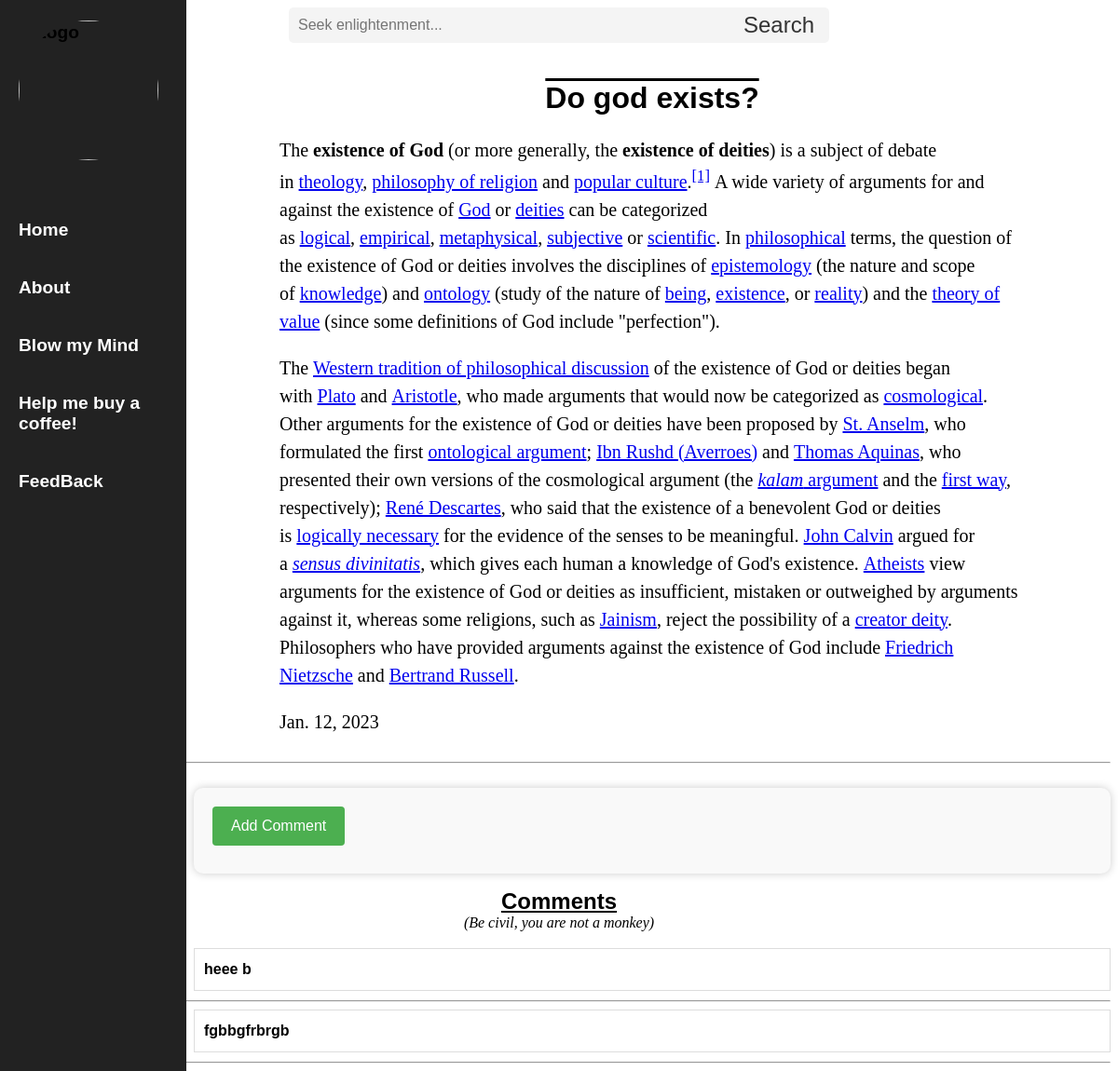
/article/do-god-exists, run on the app's committed database.
### idiosaneapp/models.py (models this page shows, shortened)
class Article(models.Model):
    poster = models.CharField(max_length=10000)
    Title = models.CharField(max_length=10000)
    summary = models.CharField(max_length=10000, null = True, blank= True)
    Content = RichTextField(blank=True , null= True )
    Slug = AutoSlugField(populate_from = 'Title', null = True , unique = True)
    Published_date = models.DateField(auto_now=True)
    Tags = TaggableManager()

class Comment(models.Model):
    post = models.ForeignKey(Article,related_name='comments', on_delete=models.CASCADE)
    Body = models.TextField()
    date_added = models.DateTimeField(auto_now_add=True)

### idiosaneapp/views.py (the view, shortened to what this page needs)
# urls.py: path('article/<slug>', views.ArticleView, name= 'article'),
def ArticleView(request, slug):
    article = Article.objects.get(Slug = slug)
    context = {
        'article' : article,
        'commentform' : CommentForm()
    }
    return render(request, 'articlepage.html', context)

### idiosaneapp/forms.py
class CommentForm(forms.ModelForm):
    class Meta:
        model = Comment
        fields = ['Body']

### templates/articlepage.html (shortened to what this page needs)
{% extends 'base.html' %}
{% block content %}
  <div class="main">
    <div class="article">
      <h1 class="center">{{article.Title}}</h1>
      <div class="article-content">
        {{ article.Content | safe }}
        {{article.Published_date}}
      </div>
    </div>
  </div>
  <hr><br>
  <form action="" method="post" class="comment-box">
    <button type="button" id="show-comment-form">Add Comment</button>
</form>
<center><b style="font-family: 'Franklin Gothic Medium', 'Arial Narrow', Arial, sans-serif; text-decoration: underline; font-size: 150%; ">Comments</b></center>
<center><i>(Be civil, you are not a monkey)</i></center><br>
{% if article.comments.all %}
{% for comment in article.comments.all %}
<div class="comments">
      <div class="comment-container">
          <div class="comment-body">
              <strong>{{comment.Body}}</strong>
          </div>
      </div>
    </div>
    <hr>
    {% endfor %}
    {% endif %}
{% endblock content %}

### templates/base.html (shortened to what this page needs)
<html>
  <head>
    {% load static %}
    <link rel="stylesheet" href="{% static 'home.css' %}">
  </head>
  <body>
    <div class="nav"><br>
    <img src="{% static 'logo.png' %}" alt="Logo"><br><br><br>
      <a href="{% url 'home' %}">Home</a>
      <a href=" {% url 'about' %} ">About</a>
      <a href="{% url 'blowmymind' %}">Blow my Mind</a>
      <a href="{% url 'donate' %}">Help me buy a coffee!</a>
      <a href="{% url 'feedback' %}">FeedBack</a>
    </div>
    <form class="search-form" method="get" action="{%url 'home'%}">
      <input type="text" placeholder="Seek enlightenment..." name = 'q'>
      <button type="submit"></button>
      <br><button type="submit">
        Search
      </button>
    </form>
    {% block content %} {% endblock content %}
  </body>
</html>

### static/home.css (style rules this page uses)
.nav { font-family: 'Gill Sans', 'Gill Sans MT', Calibri, 'Trebuchet MS', sans-serif; font-weight: bolder; font-size: larger; position: fixed; top: 0; left: 0; width: 200px; height: 100%; background-color: #222; }
.nav img { height: 150px; margin: 0; padding: 0 20px; border-radius: 50%; }
.nav a { display: block; color: #fff; text-decoration: none; padding: 20px; }
.main { margin-left: 200px; padding: 20px; }
.center { text-decoration-line: overline; text-align: center; font-family: Verdana, Geneva, Tahoma, sans-serif; }
.search-form { display: flex; position: relative; background-color: #f4f4f4; border-radius: 5px; width: 580px; margin: auto; }
.search-form input { border: none; outline: none; background-color: transparent; font-size: 1rem; color: rgb(87, 45, 45); padding: 10px; width: 100%; }
.search-form button { position: absolute; right: 10px; top: 50%; transform: translateY(-50%); border: none; outline: none; background-color: transparent; font-size: 1.5rem; color: #333; cursor: pointer; transition: color 0.2s; }

### templates/articlepage.html (style rules this page uses)
.main { margin-left: 200px; padding: 20px; }
.article { max-width: 800px; margin: 0 auto; text-align: center; }
.article-content { font-size: 1.25em; line-height: 1.5; text-align: left; }
.comment-box { margin-left: 200px; padding: 20px; border: none; border-radius: 10px; background-color: #f9f9f9; box-shadow: 0px 0px 10px #ccc; }
#show-comment-form { background-color: #4CAF50; color: white; padding: 12px 20px; border: none; border-radius: 4px; cursor: pointer; font-size: 16px; margin-bottom:10px; }
.comments { margin-left: 200px; }
.comment-container { border: 1px solid #ddd; padding: 10px; margin-bottom: 10px; }
.comment-body { font-size: 16px; line-height: 1.5; font-family: Arial, Helvetica, sans-serif; }

### data on the page
Article: Title "Do god exists?", Content "The existence of God (or more generally, the existence of deities ) is a subject of debate in theology , philosophy of religion and popular culture . [1] A wide variety of arguments for and against the existence of God or deities can be categorized as logical , empirical , metaphysical , subjective or scientific . In philosophical terms, the question of the existence of God or deities involves the disciplines of epistemology (the nature and scope of knowledge ) and ontology (study of the nature of being , existence , or reality ) and the theory of value (since some definitions of God include \"perfection\"). The Western tradition of philosophical discussion of the existence of God or deities…", Published_date "Jan. 12, 2023"
Comment: Body "heee b"
Comment: Body "fgbbgfrbrgb"
